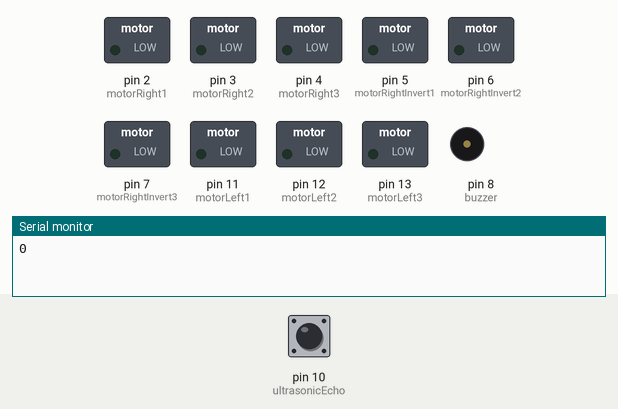
This sketch was run on a simulated Arduino Uno, built with avr-gcc and run on an emulated ATmega328P. Parts: switched loads named in the sketch (green lamp = pin HIGH), buzzer (waves = sounding, pin HIGH), the last lines printed to the serial monitor. The inputs (shaded band) are chosen by the test bench; at power-on: pin 10 (ultrasonicEcho) LOW. Pins used as bus, display or sensor lines are not drawn.

Above: at 1.2 s.
1.3 s: pin 10 (ultrasonicEcho) pulsed HIGH 2 times (0.12 s each, 0.3 s apart)
At 2.3 s:
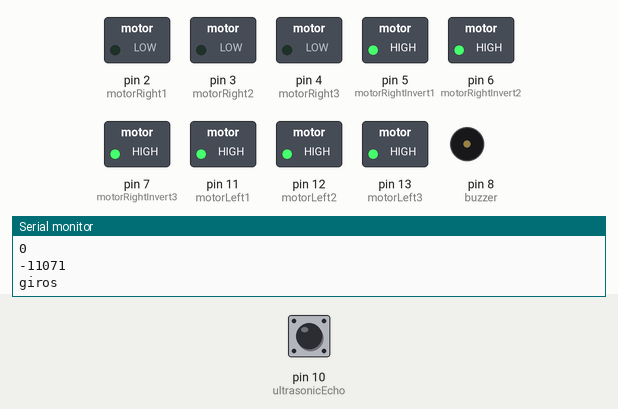
Timing chart, 0 to 4.3 s (numbered marks = the images above; inputs shaded):
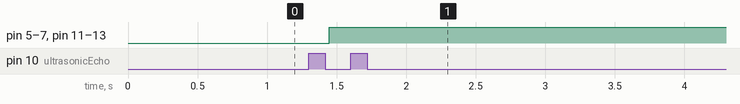

The sketch:

autito-sensor-ultrasonico-buzzer.ino
```cpp
/////ardu-movil de conduccion autonoma, con buzzer y sensor ultrasonico
//motor derecho
int motorRight1 = 2;
int motorRight2 = 3;
int motorRight3 = 4;

//motor derecho v2
int motorRightInvert1 = 5;
int motorRightInvert2 = 6;
int motorRightInvert3 = 7;

//motor izquierdo
int motorLeft1 = 11;
int motorLeft2 = 12;
int motorLeft3 = 13;

//motor derecho giro invertido
//int motorRightReverse1=5;/
//int motorRightReverse1=6;/
//int motorRightReverse1=7;/

//buzzer
int buzzer = 8;

//sensor ultrasonico
int ultrasonicTrig = 9;
int ultrasonicEcho = 10;
int ultrasonicTravelTime;


void setup() {
  //configuracion motor derecho como salida
  pinMode(motorRight1, OUTPUT);
  pinMode(motorRight2, OUTPUT);
  pinMode(motorRight3, OUTPUT);

  //configuracion pin 2 motor derecho
  pinMode(motorRightInvert1, OUTPUT);
  pinMode(motorRightInvert2, OUTPUT);
  pinMode(motorRightInvert3, OUTPUT);

  //configuracion motor izquierdo
  pinMode(motorLeft1, OUTPUT);
  pinMode(motorLeft2, OUTPUT);
  pinMode(motorLeft3, OUTPUT);

  //buzzer
  pinMode(buzzer, OUTPUT);

  //sensor ultrasonico
  pinMode(ultrasonicEcho, INPUT);
  pinMode(ultrasonicTrig, OUTPUT);
  Serial.begin(9600);  //velocidad con la que se transmitiran los datos en bits por segundos(baudios) a la pc, no se si cambia en algo con los
}

void motorLeft(int status) {  //funcion motor izquierdo
  digitalWrite(motorLeft1, status);
  digitalWrite(motorLeft2, status);
  digitalWrite(motorLeft3, status);
};

void motorRight(int status) {  //funcion
  digitalWrite(motorRight1, status);
  digitalWrite(motorRight2, status);
  digitalWrite(motorRight3, status);
};
void motorRightv2(int status) {  //funcion
  digitalWrite(motorRightInvert1, status);
  digitalWrite(motorRightInvert2, status);
  digitalWrite(motorRightInvert3, status);
};


void turnRight() {
  motorRight(LOW);

  motorLeft(HIGH);
};


void loop() {

  while (ultrasonicTravelTime == 0 || ultrasonicTravelTime > 800) {
    digitalWrite(ultrasonicTrig, HIGH);                    //activamos el ping envio sonido
    delayMicroseconds(10);                                 //tiempo de delay en microsegundo 1ms=1000microsegundos
    ultrasonicTravelTime = pulseIn(ultrasonicEcho, HIGH);  //pulseIn HIGH almacena el tiempo en el que echoPing este en HIGH, devuelve el tiempo en microsegundos
    delay(25);                                             //tiempo delay 25ms
    digitalWrite(ultrasonicTrig, LOW);                     //apagamos el pin envio sonido
    Serial.println(ultrasonicTravelTime);                  //nos muestra los datos en la pc cada pingTravelTime de tiempo
    if (ultrasonicTravelTime > 800) {
      Serial.println("derecho");
      motorRight(HIGH);
      motorRightv2(LOW);
      motorLeft(HIGH);
    }
  }
  // Serial.println(ultrasonicTravelTime);

  Serial.println("giros");
  //tiempo de espera para evitar que el motor se trabe
  //giro a la derecha
  motorRight(LOW);
  motorRightv2(HIGH);
  motorLeft(HIGH);
  delay(400);
  ultrasonicTravelTime = 0;


  // if (ultrasonicTravelTime >= 2000) {
  // } else {
  //   turnRight();
  // }
}
```

Measured:
- after the input at 1.3 s, pin 5 (motorRightInvert1), pin 6 (motorRightInvert2), pin 7 (motorRightInvert3), pin 11 (motorLeft1), pin 12 (motorLeft2), pin 13 (motorLeft3): LOW → HIGH after 0.15 s
